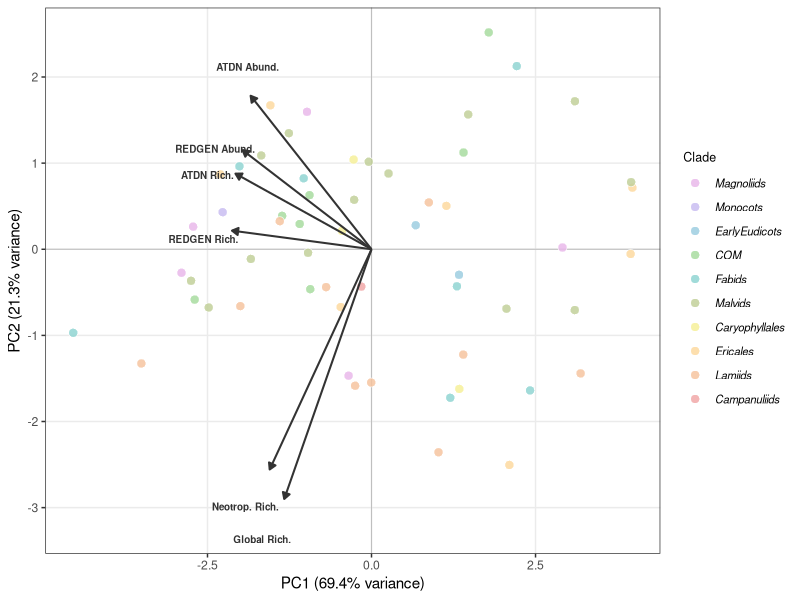
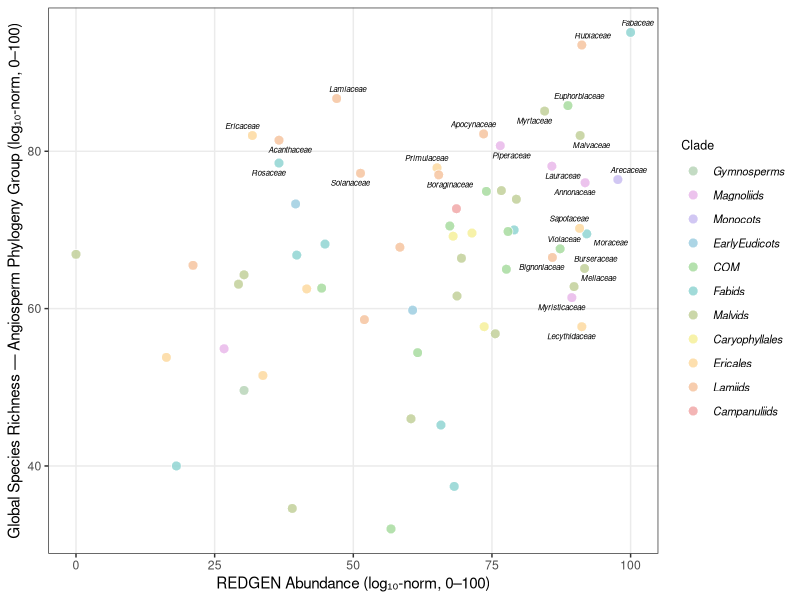
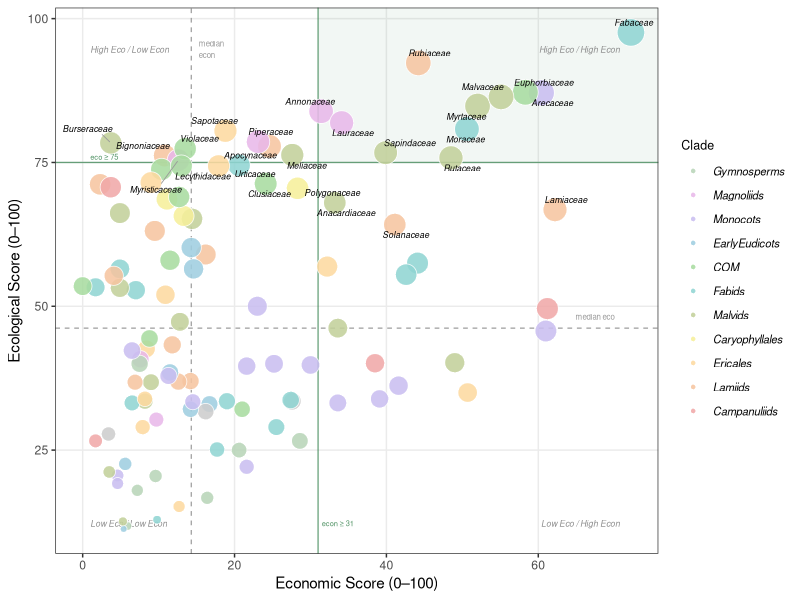
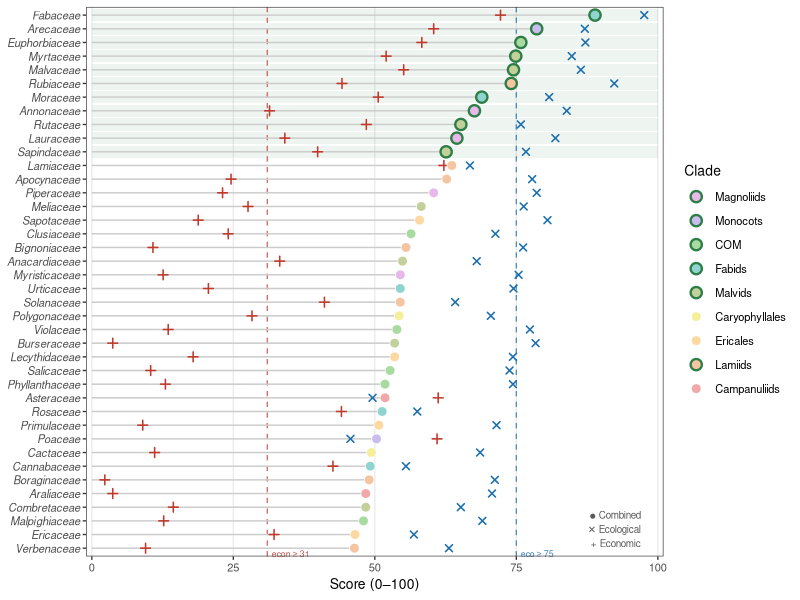
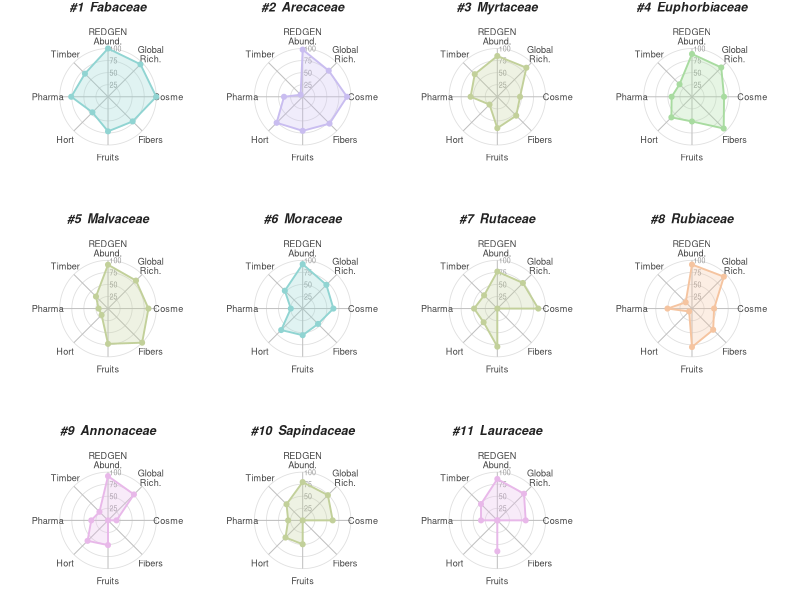

The R source for these figures, in order:
# =============================================================================
# ECOLOGICAL × ECONOMIC INDEX SCRIPT
# Reproduces Figures 1–5 of Baraloto (2027), American Journal of Botany
# "Revisiting Gentry's Neotropical Plant Family Importance after 40 Years"
#
# AUTHOR:  Christopher Baraloto / ICTB  <cbaraloto@fiu.edu>
# CREATED: May 2026; revised November 2026
# ZENODO:  https://doi.org/10.5281/zenodo.24283494
#
# INPUT:  Appendix S1.xlsx (deposited with this script; two sheets)
#   Sheet 1 "Rankings & Revenue" — revenue, sector scores, economic rank
#   Sheet 2 "Ecological Data"    — log10-normalised eco axes, combined scores
#
# OUTPUT: ms_figures/Figure_1.pdf through Figure_5.pdf
#   Figure 1 — PCA biplot of six ecological axes
#   Figure 2 — REDGEN Abundance vs Global Richness (chosen eco axes)
#   Figure 3 — Combined Index scatter with threshold and quadrant lines
#   Figure 4 — Top-40 Combined Index lollipop plot
#   Figure 5 — Radar plots of 11 qualifying families
#
# QUALIFICATION CRITERIA (dual-threshold or eco-excellence exception):
#   Path 1 (dual threshold): Economic Score >= 31  AND  Ecological Score >= 75
#   Path 2 (eco excellence): Ecological Score >= 83 AND  Economic Score >= 20
#   Thresholds derived from natural-break analysis of score distributions.
#
# DEPENDENCIES:
#   readxl, dplyr, tidyr, ggplot2, ggrepel, corrplot, RColorBrewer
#
# USAGE:
#   Rscript "Baraloto AmJBot27 script.R"
#   — or — source() with working directory set to the Manuscripts/Top10 folder
# =============================================================================

library(readxl)
library(dplyr)
library(tidyr)
library(ggplot2)
library(ggrepel)

setwd(".")  # run from the folder containing Appendix S1.xlsx

OUT_MS <- "ms_figures"
dir.create(OUT_MS, showWarnings = FALSE)

# =============================================================================
# QUALIFICATION THRESHOLDS
# =============================================================================

THRESH_ECON <- 31 # Economic Score >= 31: natural break above Meliaceae
THRESH_ECO <- 75 # Ecological Score >= 75: top-of-curve cluster boundary
THRESH_ECO_EXCEL <- 83 # Eco floor for exception path (Annonaceae)
THRESH_ECON_MIN <- 20 # Min Economic Score for exception path

# =============================================================================
# PHYLOGENETIC COLOUR SCHEME (APG IV evolutionary order, consistent with guides)
# =============================================================================

PHYLO_BG <- c(
  Gymnosperms    = "#b8d4b8",
  Magnoliids     = "#e8b8e9",
  Monocots       = "#c9bdf0",
  EarlyEudicots  = "#9ecde0",
  COM            = "#a8dba0",
  Fabids         = "#90d4d2",
  Malvids        = "#c2d09a",
  Caryophyllales = "#f5ef9a",
  Ericales       = "#fcd9a0",
  Lamiids        = "#f5c4a0",
  Campanuliids   = "#f0a8a8"
)
PHYLO_ORDER <- names(PHYLO_BG)

ORDER_PHYLO <- c(
  Pinales = "Gymnosperms", Cupressales = "Gymnosperms", Podocarpales = "Gymnosperms",
  Taxales = "Gymnosperms", Ephedrales = "Gymnosperms", Gnetales = "Gymnosperms",
  Magnoliales = "Magnoliids", Laurales = "Magnoliids", Piperales = "Magnoliids",
  Canellales = "Magnoliids",
  Alismatales = "Monocots", Asparagales = "Monocots", Arecales = "Monocots",
  Poales = "Monocots", Zingiberales = "Monocots", Dioscoreales = "Monocots",
  Commelinales = "Monocots",
  Ranunculales = "EarlyEudicots", Proteales = "EarlyEudicots",
  Saxifragales = "EarlyEudicots",
  Fabales = "Fabids", Rosales = "Fabids", Fagales = "Fabids",
  Cucurbitales = "Fabids", Oxalidales = "Fabids", Celastrales = "Fabids",
  Malpighiales = "COM",
  Caryophyllales = "Caryophyllales", Santalales = "Caryophyllales",
  Geraniales = "Malvids", Myrtales = "Malvids", Malvales = "Malvids",
  Sapindales = "Malvids", Brassicales = "Malvids",
  Cornales = "Ericales", Ericales = "Ericales", Lecythidales = "Ericales",
  Solanales = "Lamiids", Gentianales = "Lamiids", Lamiales = "Lamiids",
  Boraginales = "Lamiids", Valerianales = "Lamiids",
  Asterales = "Campanuliids", Dipsacales = "Campanuliids", Apiales = "Campanuliids"
)

get_phylo_grp <- function(order) {
  g <- ORDER_PHYLO[order]
  ifelse(is.na(g), "Other", g)
}

# =============================================================================
# 1. LOAD DATA FROM APPENDIX S1
# =============================================================================

# skip = 3: first three rows are running head, legend, and blank spacer
rev_raw <- read_excel("Appendix S1.xlsx", sheet = "Rankings & Revenue", skip = 3)
eco_raw <- read_excel("Appendix S1.xlsx", sheet = "Ecological Data", skip = 3)

rev_df <- rev_raw %>%
  rename(
    Combined_Rank = `Combined Rank`,
    Guides        = `N Sectors`,
    SynIdx        = `Economic Score`,
    CosmeScore    = `Cosmeceuticals Score`,
    FruitsScore   = `Food & Beverage Score`,
    PharmaScore   = `Pharmaceuticals Score`,
    TimberScore   = `Timber Score`,
    FibersScore   = `Fibers Score`,
    HortScore     = `Horticulture Score`
  ) %>%
  filter(!is.na(Family))

eco_df <- eco_raw %>%
  rename(
    Combined_Rank = `Combined Rank`,
    Guides        = `N Sectors`,
    ATDN_ind_n    = `ATDN Abundance (log norm.)`,
    ATDN_spp_n    = `ATDN Richness (log norm.)`,
    REDGEN_N_n    = `REDGEN Abundance (log norm.)`,
    REDGEN_spp_n  = `REDGEN Richness (log norm.)`,
    Ntrop_spp_n   = `Neotropical Richness (log norm.)`,
    Global_spp_n  = `Global Richness (log norm.)`,
    Eco_Score     = `Ecological Score`,
    SynIdx        = `Economic Score`,
    Combined      = `Combined Score`
  ) %>%
  filter(!is.na(Family))

# Merge on Family; eco axes and Order come from Ecological Data sheet
df <- rev_df %>%
  left_join(
    eco_df %>% select(
      Family, Order,
      ATDN_ind_n, ATDN_spp_n, REDGEN_N_n,
      REDGEN_spp_n, Ntrop_spp_n, Global_spp_n,
      Eco_Score, Combined
    ),
    by = "Family"
  ) %>%
  mutate(
    across(c(
      SynIdx, Eco_Score, Combined,
      CosmeScore, FruitsScore, PharmaScore,
      TimberScore, FibersScore, HortScore,
      ATDN_ind_n, ATDN_spp_n, REDGEN_N_n,
      REDGEN_spp_n, Ntrop_spp_n, Global_spp_n
    ), as.numeric),
    Phylo_Grp = get_phylo_grp(Order),
    Top10_Flag = (SynIdx >= THRESH_ECON & Eco_Score >= THRESH_ECO) |
      (Eco_Score >= THRESH_ECO_EXCEL & SynIdx >= THRESH_ECON_MIN),
    Exception_Flag = (Eco_Score >= THRESH_ECO_EXCEL & SynIdx >= THRESH_ECON_MIN) &
      !(SynIdx >= THRESH_ECON & Eco_Score >= THRESH_ECO)
  )

# Restrict to families with eco data for all manuscript figures
df_eco <- df %>%
  filter(!is.na(Eco_Score), Eco_Score > 0, !is.na(Combined)) %>%
  arrange(Combined_Rank) %>%
  mutate(label_c = ifelse(rank(-Combined, ties.method = "min") <= 25, Family, ""))

message(sprintf(
  "Loaded: %d families total, %d with ecological data",
  nrow(df), nrow(df_eco)
))

n_qual <- sum(df_eco$Top10_Flag, na.rm = TRUE)
message(sprintf("Qualifying families: %d", n_qual))
print(
  df_eco %>% filter(Top10_Flag) %>%
    select(Family, SynIdx, Eco_Score, Combined, Combined_Rank, Exception_Flag),
  n = Inf
)

# Medians for quadrant crosshairs (Figure 3)
eco_med <- median(df_eco$Eco_Score)
econ_med <- median(df_eco$SynIdx, na.rm = TRUE)

# =============================================================================
# SHARED PLOT THEME — no title/subtitle, clean bw base for publication
# =============================================================================

MS_BASE <- theme_bw(base_size = 11) +
  theme(
    plot.title       = element_blank(),
    plot.subtitle    = element_blank(),
    panel.grid.minor = element_blank(),
    legend.position  = "right"
  )

# =============================================================================
# 2. FIGURE 1 — PCA BIPLOT OF SIX ECOLOGICAL AXES
# =============================================================================

pca_dat <- df_eco %>%
  select(
    Family, ATDN_ind_n, ATDN_spp_n, REDGEN_N_n,
    REDGEN_spp_n, Ntrop_spp_n, Global_spp_n
  ) %>%
  filter(complete.cases(.))

pca_mat <- pca_dat %>%
  select(-Family) %>%
  as.matrix()
rownames(pca_mat) <- pca_dat$Family

# scale = TRUE: standardise even though axes are already 0–100 (variances differ)
pca_res <- prcomp(pca_mat, scale. = TRUE)
pca_pct <- round(summary(pca_res)$importance[2, 1:2] * 100, 1)

cat("\n=== PCA summary ===\n")
print(summary(pca_res))
cat("\n=== Loadings ===\n")
print(round(pca_res$rotation, 3))

fig1_scores <- as.data.frame(pca_res$x[, 1:2]) %>%
  tibble::rownames_to_column("Family") %>%
  left_join(df_eco %>% select(Family, Order), by = "Family") %>%
  mutate(Phylo_Grp = get_phylo_grp(Order))

arrow_scale <- max(abs(fig1_scores[, c("PC1", "PC2")])) * 0.45

fig1_arrows <- as.data.frame(pca_res$rotation[, 1:2]) %>%
  tibble::rownames_to_column("var") %>%
  mutate(
    xend = PC1 * arrow_scale * 2.2,
    yend = PC2 * arrow_scale * 2.2,
    label = recode(var,
      ATDN_ind_n   = "ATDN Abund.",
      ATDN_spp_n   = "ATDN Rich.",
      REDGEN_N_n   = "REDGEN Abund.",
      REDGEN_spp_n = "REDGEN Rich.",
      Ntrop_spp_n  = "Neotrop. Rich.",
      Global_spp_n = "Global Rich."
    )
  )

fig1 <- ggplot(fig1_scores, aes(x = PC1, y = PC2)) +
  geom_hline(yintercept = 0, colour = "grey75", linewidth = 0.35) +
  geom_vline(xintercept = 0, colour = "grey75", linewidth = 0.35) +
  geom_point(aes(fill = Phylo_Grp),
    shape = 21, colour = "white", size = 2.8, alpha = 0.85, stroke = 0.35
  ) +
  geom_segment(
    data = fig1_arrows,
    aes(x = 0, y = 0, xend = xend, yend = yend),
    arrow = arrow(length = unit(0.18, "cm"), type = "closed"),
    colour = "#333333", linewidth = 0.7, inherit.aes = FALSE
  ) +
  geom_text_repel(
    data = fig1_arrows,
    aes(x = xend * 1.12, y = yend * 1.12, label = label),
    size = 2.5, fontface = "bold", colour = "#333333",
    max.overlaps = 20, seed = 7, inherit.aes = FALSE
  ) +
  scale_fill_manual(
    values = PHYLO_BG, breaks = PHYLO_ORDER,
    na.value = "#CCCCCC", name = "Clade"
  ) +
  labs(
    x = sprintf("PC1 (%.1f%% variance)", pca_pct[1]),
    y = sprintf("PC2 (%.1f%% variance)", pca_pct[2])
  ) +
  MS_BASE +
  theme(
    legend.text = element_text(size = 8, face = "italic"),
    legend.title = element_text(size = 9)
  )

ggsave(file.path(OUT_MS, "Figure_1.pdf"), fig1, width = 7, height = 5)
message("Figure 1 saved")

# =============================================================================
# 3. FIGURE 2 — REDGEN ABUNDANCE vs GLOBAL RICHNESS
# The two axes chosen by PCA (PC1-selected) for the composite Ecological Score
# =============================================================================

fig2_dat <- df_eco %>%
  filter(!is.na(REDGEN_N_n), !is.na(Global_spp_n)) %>%
  mutate(lbl = ifelse(
    rank(-REDGEN_N_n, ties.method = "min") <= 15 |
      rank(-Global_spp_n, ties.method = "min") <= 15,
    Family, ""
  ))

fig2 <- ggplot(fig2_dat, aes(x = REDGEN_N_n, y = Global_spp_n)) +
  geom_point(aes(fill = Phylo_Grp),
    shape = 21, colour = "white", size = 3, alpha = 0.85, stroke = 0.4
  ) +
  geom_text_repel(aes(label = lbl),
    size = 2.0, fontface = "italic",
    max.overlaps = 30, seed = 42,
    segment.color = "grey60", segment.size = 0.3
  ) +
  scale_fill_manual(
    values = PHYLO_BG, breaks = PHYLO_ORDER,
    na.value = "#CCCCCC", name = "Clade"
  ) +
  labs(
    x = "REDGEN Abundance (log₁₀-norm, 0–100)",
    y = "Global Species Richness — Angiosperm Phylogeny Group (log₁₀-norm, 0–100)"
  ) +
  MS_BASE +
  theme(
    legend.text = element_text(size = 8, face = "italic"),
    legend.title = element_text(size = 9)
  )

ggsave(file.path(OUT_MS, "Figure_2.pdf"), fig2, width = 7, height = 5.5)
message("Figure 2 saved")

# =============================================================================
# 4. FIGURE 3 — COMBINED INDEX SCATTER WITH THRESHOLD + QUADRANT LINES
# Green lines = qualification thresholds; grey dashed = medians
# Point size = Combined Score (no legend: size is redundant with y-axis order)
# =============================================================================

eco_max <- max(df_eco$Eco_Score, na.rm = TRUE)
econ_max <- max(df_eco$SynIdx, na.rm = TRUE)
eco_min <- min(df_eco$Eco_Score, na.rm = TRUE)

fig3_corners <- data.frame(
  x = c(econ_max * 0.98, 1, econ_max * 0.98, 1),
  y = c(eco_max * 0.97, eco_max * 0.97, eco_min + 1, eco_min + 1),
  hjust = c(1, 0, 1, 0),
  label = c(
    "High Eco / High Econ", "High Eco / Low Econ",
    "Low Eco / High Econ", "Low Eco / Low Econ"
  )
)

fig3 <- ggplot(df_eco, aes(x = SynIdx, y = Eco_Score)) +
  annotate("rect",
    xmin = THRESH_ECON, xmax = Inf, ymin = THRESH_ECO, ymax = Inf,
    fill = "#2d7d46", alpha = 0.06
  ) +
  geom_vline(
    xintercept = THRESH_ECON, linetype = "solid",
    colour = "#2d7d46", linewidth = 0.45, alpha = 0.7
  ) +
  geom_hline(
    yintercept = THRESH_ECO, linetype = "solid",
    colour = "#2d7d46", linewidth = 0.45, alpha = 0.7
  ) +
  annotate("text",
    x = THRESH_ECON + 0.5, y = eco_min + 1,
    label = sprintf("econ ≥ %g", THRESH_ECON),
    colour = "#2d7d46", size = 1.9, hjust = 0, alpha = 0.85
  ) +
  annotate("text",
    x = 1, y = THRESH_ECO + 1,
    label = sprintf("eco ≥ %g", THRESH_ECO),
    colour = "#2d7d46", size = 1.9, hjust = 0, alpha = 0.85
  ) +
  geom_vline(
    xintercept = econ_med, linetype = "dashed",
    colour = "grey60", linewidth = 0.4
  ) +
  geom_hline(
    yintercept = eco_med, linetype = "dashed",
    colour = "grey60", linewidth = 0.4
  ) +
  geom_text(
    data = fig3_corners,
    aes(x = x, y = y, label = label, hjust = hjust),
    size = 2.2, colour = "grey55", fontface = "italic",
    inherit.aes = FALSE
  ) +
  annotate("text",
    x = econ_max * 0.97, y = eco_med + 2,
    label = "median eco", colour = "grey60", size = 2.0, hjust = 1
  ) +
  annotate("text",
    x = econ_med + 1, y = eco_max * 0.97,
    label = "median\necon", colour = "grey60", size = 2.0, hjust = 0
  ) +
  geom_point(aes(fill = Phylo_Grp, size = Combined),
    shape = 21, colour = "white", alpha = 0.87, stroke = 0.4
  ) +
  geom_text_repel(aes(label = label_c),
    size = 2.2, fontface = "italic",
    max.overlaps = 35, seed = 42,
    segment.color = "grey60", segment.size = 0.3
  ) +
  scale_fill_manual(
    values = PHYLO_BG, breaks = PHYLO_ORDER,
    na.value = "#CCCCCC", name = "Clade"
  ) +
  scale_size_continuous(range = c(2, 9), guide = "none") +
  labs(
    x = "Economic Score (0–100)",
    y = "Ecological Score (0–100)"
  ) +
  MS_BASE +
  theme(
    legend.text = element_text(size = 8, face = "italic"),
    legend.title = element_text(size = 9)
  )

ggsave(file.path(OUT_MS, "Figure_3.pdf"), fig3, width = 7, height = 5.5)
message("Figure 3 saved")

# =============================================================================
# 5. FIGURE 4 — TOP-40 COMBINED INDEX LOLLIPOP
# scale_y_discrete(limits=) is authoritative over factor levels.
# =============================================================================

nonqual_levels <- df_eco %>%
  filter(rank(-Combined, ties.method = "min") <= 40, !Top10_Flag) %>%
  arrange(Combined) %>%
  pull(Family)

qual_levels <- df_eco %>%
  filter(Top10_Flag) %>%
  arrange(Combined) %>%
  pull(Family)

lollipop_levels <- c(nonqual_levels, qual_levels)

top40_ms <- df_eco %>%
  filter(Family %in% lollipop_levels) %>%
  mutate(Family = factor(Family, levels = lollipop_levels))

fig4 <- ggplot(top40_ms, aes(y = Family)) +
  geom_tile(
    data = top40_ms %>% filter(Top10_Flag),
    aes(x = 50, y = Family, width = 100, height = 0.9),
    fill = "#2d7d46", alpha = 0.08, inherit.aes = FALSE
  ) +
  geom_vline(
    xintercept = THRESH_ECON, linetype = "dashed",
    colour = "#c0392b", linewidth = 0.45, alpha = 0.75
  ) +
  geom_vline(
    xintercept = THRESH_ECO, linetype = "dashed",
    colour = "#1a6eab", linewidth = 0.45, alpha = 0.75
  ) +
  annotate("text",
    x = THRESH_ECON + 0.8, y = 0.6,
    label = sprintf("econ ≥ %g", THRESH_ECON),
    size = 2.2, hjust = 0, colour = "#c0392b", alpha = 0.85
  ) +
  annotate("text",
    x = THRESH_ECO + 0.8, y = 0.6,
    label = sprintf("eco ≥ %g", THRESH_ECO),
    size = 2.2, hjust = 0, colour = "#1a6eab", alpha = 0.85
  ) +
  geom_segment(aes(x = 0, xend = Combined, yend = Family),
    colour = "grey80", linewidth = 0.5
  ) +
  geom_point(aes(x = Eco_Score),
    shape = 4, size = 1.8,
    colour = "#1a6eab", stroke = 0.8
  ) +
  geom_point(aes(x = SynIdx),
    shape = 3, size = 1.8,
    colour = "#c0392b", stroke = 0.8
  ) +
  geom_point(
    data = top40_ms %>% filter(!Top10_Flag),
    aes(x = Combined, fill = Phylo_Grp),
    shape = 21, size = 3, colour = "white", stroke = 0.35
  ) +
  geom_point(
    data = top40_ms %>% filter(Top10_Flag),
    aes(x = Combined, fill = Phylo_Grp),
    shape = 21, size = 3, colour = "#2d7d46", stroke = 1.2
  ) +
  scale_fill_manual(
    values = PHYLO_BG, breaks = PHYLO_ORDER,
    na.value = "#CCCCCC", name = "Clade"
  ) +
  scale_y_discrete(limits = lollipop_levels) +
  scale_x_continuous(limits = c(0, 100), expand = c(0.01, 0)) +
  annotate("text",
    x = 97, y = 2.4,
    label = "● Combined\n✕ Ecological\n+ Economic",
    size = 2.5, hjust = 1, colour = "grey35"
  ) +
  labs(x = "Score (0–100)", y = NULL) +
  theme_bw(base_size = 10) +
  theme(
    plot.title         = element_blank(),
    panel.grid.major.y = element_blank(),
    panel.grid.minor   = element_blank(),
    axis.text.y        = element_text(face = "italic", size = 8),
    legend.position    = "right"
  )

ggsave(file.path(OUT_MS, "Figure_4.pdf"), fig4, width = 7, height = 10)
message("Figure 4 saved")

# =============================================================================
# 6. FIGURE 5 — RADAR PROFILES FOR QUALIFYING FAMILIES
# 8 axes (top → clockwise): REDGEN Abund., Global Rich.,
#   Cosme, Fibers, Fruits, Hort, Pharma, Timber
# Families labelled by Priority_Rank (1-N among qualifiers only, not global rank)
# =============================================================================

axes_vars <- c(
  "REDGEN_N_n", "Global_spp_n",
  "CosmeScore", "FibersScore", "FruitsScore",
  "HortScore", "PharmaScore", "TimberScore"
)
axes_labels <- c(
  "REDGEN\nAbund.", "Global\nRich.",
  "Cosme", "Fibers", "Fruits", "Hort", "Pharma", "Timber"
)
n_ax <- length(axes_vars)
angles <- seq(0, 2 * pi * (1 - 1 / n_ax), length.out = n_ax)

top_qual <- df_eco %>%
  filter(Top10_Flag) %>%
  arrange(Combined_Rank) %>%
  mutate(
    Priority_Rank = row_number(),
    REDGEN_N_n = replace_na(REDGEN_N_n, 0),
    Global_spp_n = replace_na(Global_spp_n, 0),
    fam_label = factor(
      paste0("#", Priority_Rank, "  ", Family),
      levels = paste0("#", Priority_Rank, "  ", Family)
    )
  ) %>%
  mutate(across(
    c(
      CosmeScore, PharmaScore, FruitsScore, TimberScore,
      FibersScore, HortScore
    ),
    ~ replace_na(as.numeric(.), 0)
  ))

poly_data <- top_qual %>%
  select(fam_label, Phylo_Grp, all_of(axes_vars)) %>%
  pivot_longer(all_of(axes_vars), names_to = "axis_var", values_to = "score") %>%
  mutate(
    axis_idx = match(axis_var, axes_vars),
    angle    = angles[axis_idx],
    x        = score / 100 * sin(angle),
    y        = score / 100 * cos(angle)
  )

# Close each polygon by appending its first vertex
poly_closed <- bind_rows(
  poly_data,
  poly_data %>% group_by(fam_label, Phylo_Grp) %>%
    arrange(axis_idx) %>% slice(1) %>% ungroup() %>%
    mutate(axis_idx = n_ax + 1)
) %>% arrange(fam_label, axis_idx)

grid_df <- expand.grid(
  r = c(0.25, 0.5, 0.75, 1.0),
  theta = seq(0, 2 * pi, length.out = 300)
) %>%
  mutate(x = r * sin(theta), y = r * cos(theta))

spoke_df <- data.frame(
  angle = angles, label = axes_labels,
  x_end = sin(angles), y_end = cos(angles),
  x_lbl = 1.25 * sin(angles), y_lbl = 1.25 * cos(angles)
)

grid_lbl <- data.frame(
  x = 0.03, y = c(0.25, 0.5, 0.75, 1.0),
  label = c("25", "50", "75", "100")
)

fig5 <- ggplot() +
  geom_path(
    data = grid_df, aes(x = x, y = y, group = r),
    colour = "grey88", linewidth = 0.3
  ) +
  geom_segment(
    data = spoke_df,
    aes(x = 0, y = 0, xend = x_end, yend = y_end),
    colour = "grey75", linewidth = 0.35
  ) +
  geom_text(
    data = spoke_df,
    aes(x = x_lbl, y = y_lbl, label = label),
    size = 2.3, lineheight = 0.85, colour = "#444444"
  ) +
  geom_text(
    data = grid_lbl, aes(x = x, y = y, label = label),
    size = 1.8, colour = "grey60", hjust = 0
  ) +
  geom_polygon(
    data = poly_closed,
    aes(x = x, y = y, group = fam_label, fill = Phylo_Grp),
    alpha = 0.28
  ) +
  geom_path(
    data = poly_closed,
    aes(x = x, y = y, group = fam_label, colour = Phylo_Grp),
    linewidth = 0.65
  ) +
  geom_point(
    data = poly_data,
    aes(x = x, y = y, colour = Phylo_Grp), size = 1.4
  ) +
  scale_fill_manual(
    values = PHYLO_BG, breaks = PHYLO_ORDER,
    na.value = "#CCCCCC", guide = "none"
  ) +
  scale_colour_manual(
    values = PHYLO_BG, breaks = PHYLO_ORDER,
    na.value = "#CCCCCC", guide = "none"
  ) +
  coord_equal(xlim = c(-1.5, 1.5), ylim = c(-1.5, 1.5)) +
  facet_wrap(~fam_label, ncol = 4) +
  theme_void(base_size = 9) +
  theme(
    strip.text = element_text(
      face = "bold.italic", size = 9,
      colour = "#222222", margin = margin(b = 3)
    ),
    panel.spacing = unit(0.9, "cm")
  )

ggsave(file.path(OUT_MS, "Figure_5.pdf"), fig5, width = 7, height = 9)
message("Figure 5 saved")
message("All manuscript figures written to: ", OUT_MS)
